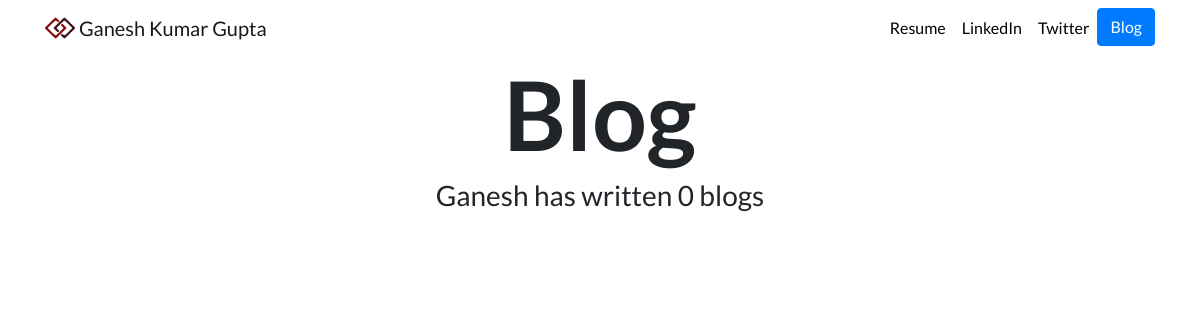
The page /blog/ on the database as committed earlier.
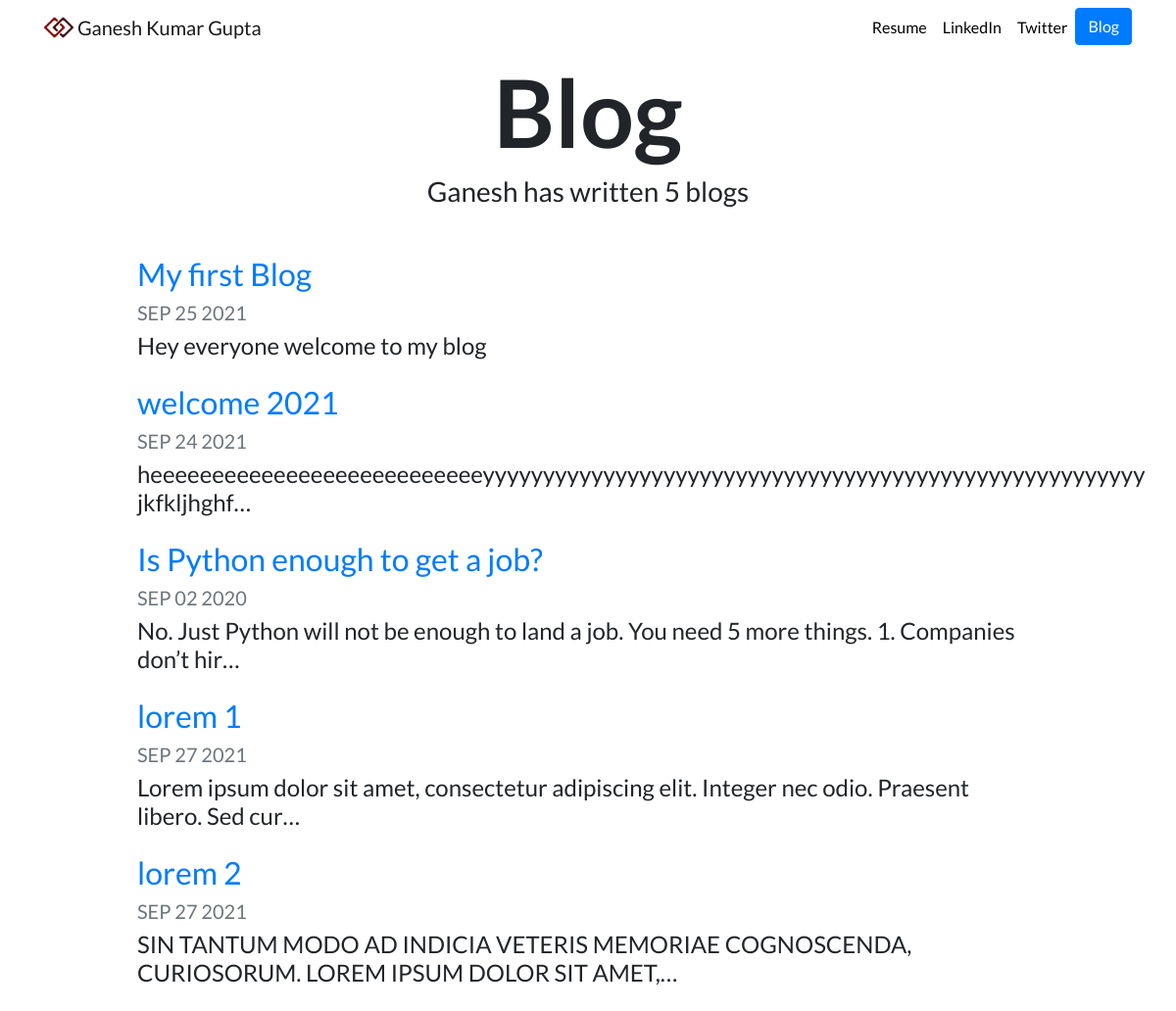
The same page on the database as committed later.
### blog/models.py (models this page shows, shortened)
class Blog(models.Model):
    title = models.CharField(max_length=200)
    description = models.TextField()
    date = models.DateField()

### blog/views.py (the view)
# urls.py: path('', views.all_blogs, name='all_blogs'),
def all_blogs(request):
    blogs = Blog.objects.all()
    return render(request, 'blog/all_blogs.html', {'blogs': blogs})

### blog/templates/blog/all_blogs.html
{% extends "portfolio/base.html" %}
{% load static %}
{% block content %}
<h1 id="blogtitle" class="font-weight-bold text-center">Blog</h1>
<h3 class="text-center mb-5">Ganesh has written {{ blogs.count }} blog{{ blogs.count|pluralize }}</h3>
{% for blog in blogs %}
<div class="row justify-content-center my-3">
  <div class="col-md-10">
    <a href="{% url 'blog:detail' blog.id %}">
      <h2>{{ blog.title }}</h2>
    </a>
    <h5 class="text-muted">{{ blog.date|date:'M d Y'|upper }}</h5>
    <h4>{{ blog.description|striptags|truncatechars:100 }}</h4>
  </div>
</div>
{% endfor %}
{% endblock %}

Rows that differ between the two databases and show on the page:
added Blog: title "My first Blog", date "SEP 25 2021", description "Hey everyone welcome to my blog"
added Blog: title "welcome 2021", date "SEP 24 2021", description "heeeeeeeeeeeeeeeeeeeeeeeeeeeyyyyyyyyyyyyyyyyyyyyyyyyyyyyyyyyyyyyyyyyyyyyyyyyyyyyyyy jkfkljhghf…"
added Blog: title "Is Python enough to get a job?", date "SEP 02 2020", description "No. Just Python will not be enough to land a job. You need 5 more things. 1. Companies don’t hir…"
added Blog: title "lorem 1", date "SEP 27 2021", description "Lorem ipsum dolor sit amet, consectetur adipiscing elit. Integer nec odio. Praesent libero. Sed cur…"
added Blog: title "lorem 2", date "SEP 27 2021", description "SIN TANTUM MODO AD INDICIA VETERIS MEMORIAE COGNOSCENDA, CURIOSORUM. LOREM IPSUM DOLOR SIT AMET,…"
Other text that changed with them:
{{ blogs.count }}: "0" → "5"
